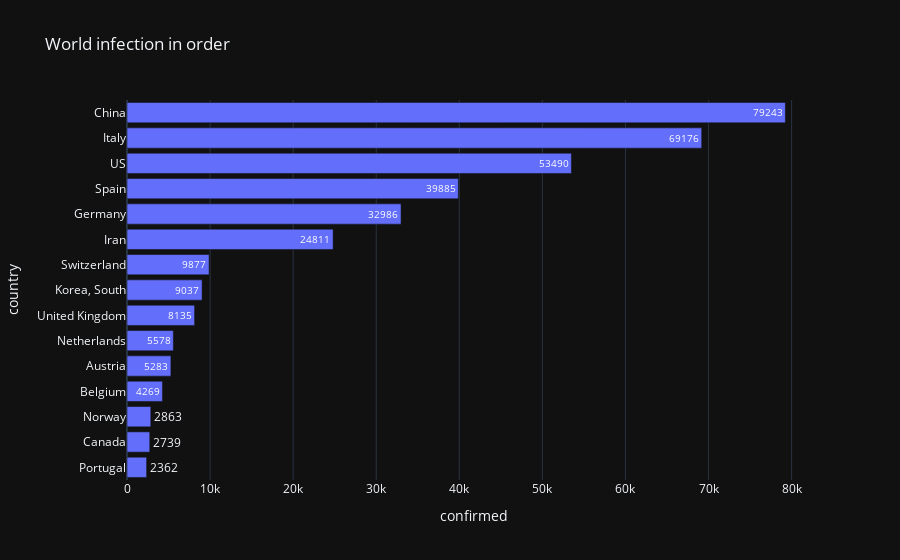

Notebook code cell kept with this figure:
### Code cell
fig = px.bar(
    world_total_group.sort_values('confirmed', ascending=False)[:15][::-1], 
    x='confirmed', 
    y='country', 
    orientation='h', 
    text='confirmed', 
    title='World infection in order')

fig.show()

### Figure 1 — Plotly figure (JSON) as saved in the notebook; plotly's stock layout.template omitted (floating-point values rounded to 4 significant figures)
{"data": [{"alignmentgroup": "True", "hoverlabel": {"namelength": 0}, "hovertemplate": "confirmed=%{text}<br>country=%{y}", "legendgroup": "", "marker": {"color": "#636efa"}, "name": "", "offsetgroup": "", "orientation": "h", "showlegend": false, "text": [2362, 2739, 2863, 4269, 5283, 5578, 8135, 9037, 9877, 24811, 32986, 39885, 53490, 69176, 79243], "textposition": "auto", "type": "bar", "x": [2362, 2739, 2863, 4269, 5283, 5578, 8135, 9037, 9877, 24811, 32986, 39885, 53490, 69176, 79243], "xaxis": "x", "y": ["Portugal", "Canada", "Norway", "Belgium", "Austria", "Netherlands", "United Kingdom", "Korea, South", "Switzerland", "Iran", "Germany", "Spain", "US", "Italy", "China"], "yaxis": "y"}], "layout": {"barmode": "relative", "legend": {"tracegroupgap": 0}, "title": {"text": "World infection in order"}, "xaxis": {"anchor": "y", "domain": [0, 1], "title": {"text": "confirmed"}}, "yaxis": {"anchor": "x", "domain": [0, 1], "title": {"text": "country"}}}}
